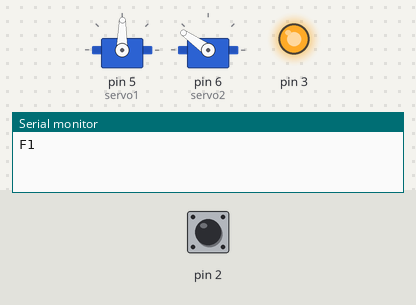
This sketch was run on a simulated Arduino Uno, built with avr-gcc and run on an emulated ATmega328P. On the bench: 2 × servo, output pins drawn as LEDs (lit = HIGH), the last lines printed to the serial monitor. The inputs (shaded band) are chosen by the test bench; at power-on: pin 2 HIGH.

Above: at 2.2 s.
2.3 s: pin 2 pulled LOW for 3.2 s
At 4.6 s:
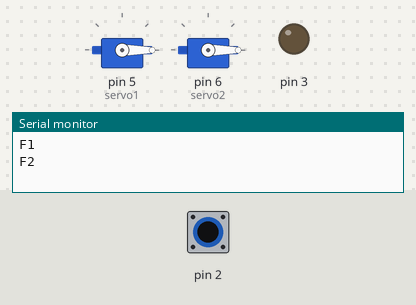
7.0 s: pin 2 pulsed LOW 5 times (0.12 s each, 0.3 s apart)
At 11.3 s:
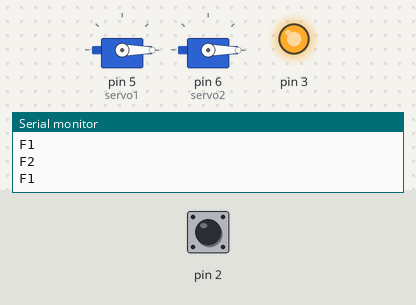
11.5 s: pin 2 pulled LOW for 0.15 s
At 11.95 s:
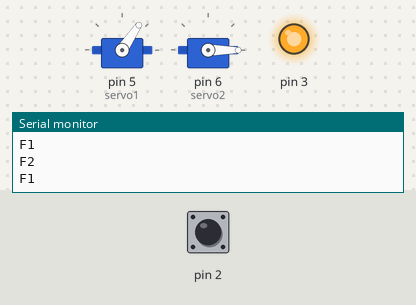
14.5 s: pin 2 pulled LOW for 1 s
At 15.95 s:
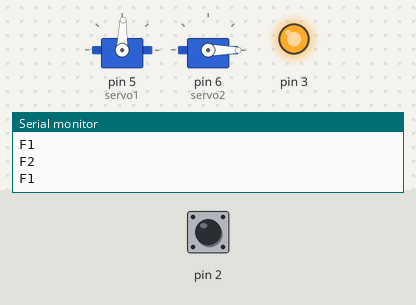
Timing chart, 0 to 19.2 s (numbered marks = the images above; inputs shaded):
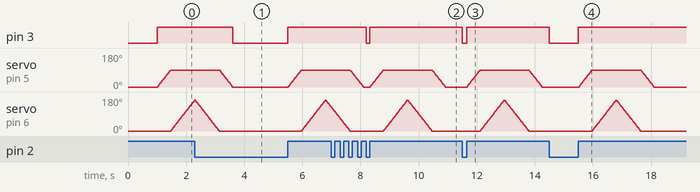

The sketch:

uselessbox.ino
```cpp
#include <Servo.h>

Servo servo1, servo2;

#define MAX_APERTURA 165

int bt, pvbt;

void setup() {
  Serial.begin(9600);
  servo1.attach(5);
  servo1.write(0);
  servo2.attach(6);
  servo2.write(0);

  delay(1000);
  pinMode(2, INPUT_PULLUP);
  pinMode(3, OUTPUT);
}

void loop() {
  bt = digitalRead(2);

  if (bt && !pvbt) {
    Serial.println("F1");
    digitalWrite(3, HIGH);
    apre();
    spegne();
    chiude();
  }

  if (!bt && pvbt) {
    Serial.println("F2");
    digitalWrite(3, LOW);
  }

  pvbt = bt;
}

void apre() {
  for (int i = 0; i < 90; i++) {
    servo1.write(i);
    delay(5);
  }
}

void spegne() {
  for (int i = 0; i < MAX_APERTURA; i++) {
    servo2.write(i);
    delay(5);
  }
  for (int i = MAX_APERTURA; i >= 0; i--) {
    servo2.write(i);
    delay(5);
  }
}

void chiude() {
  for (int i = 90; i >= 0; i--) {
    servo1.write(i);
    delay(5);
  }
}
```

Measured:
- after the input at 2.3 s, pin 3: HIGH → LOW after 1.3 s, → HIGH 1.9 s later
- after the input at 7.0 s, pin 3: HIGH → LOW after 1.2 s, → HIGH 0.12 s later
- after the input at 11.5 s, pin 3: HIGH → LOW at once, → HIGH 0.15 s later; servo on pin 5 (servo1): rises from 0° to 89° in 0.44 s, then falls to 0° in 2.1 s; servo on pin 6 (servo2): rises from 0° to 164° in 0.83 s, then falls to 0° in 0.83 s
- after the input at 14.5 s, pin 3: HIGH → LOW at once, → HIGH 1.0 s later; servo on pin 5 (servo1): rises from 0° to 89° in 0.45 s, then falls to 0° in 2.1 s; servo on pin 6 (servo2): rises from 0° to 164° in 0.83 s, then falls to 0° in 0.83 s
